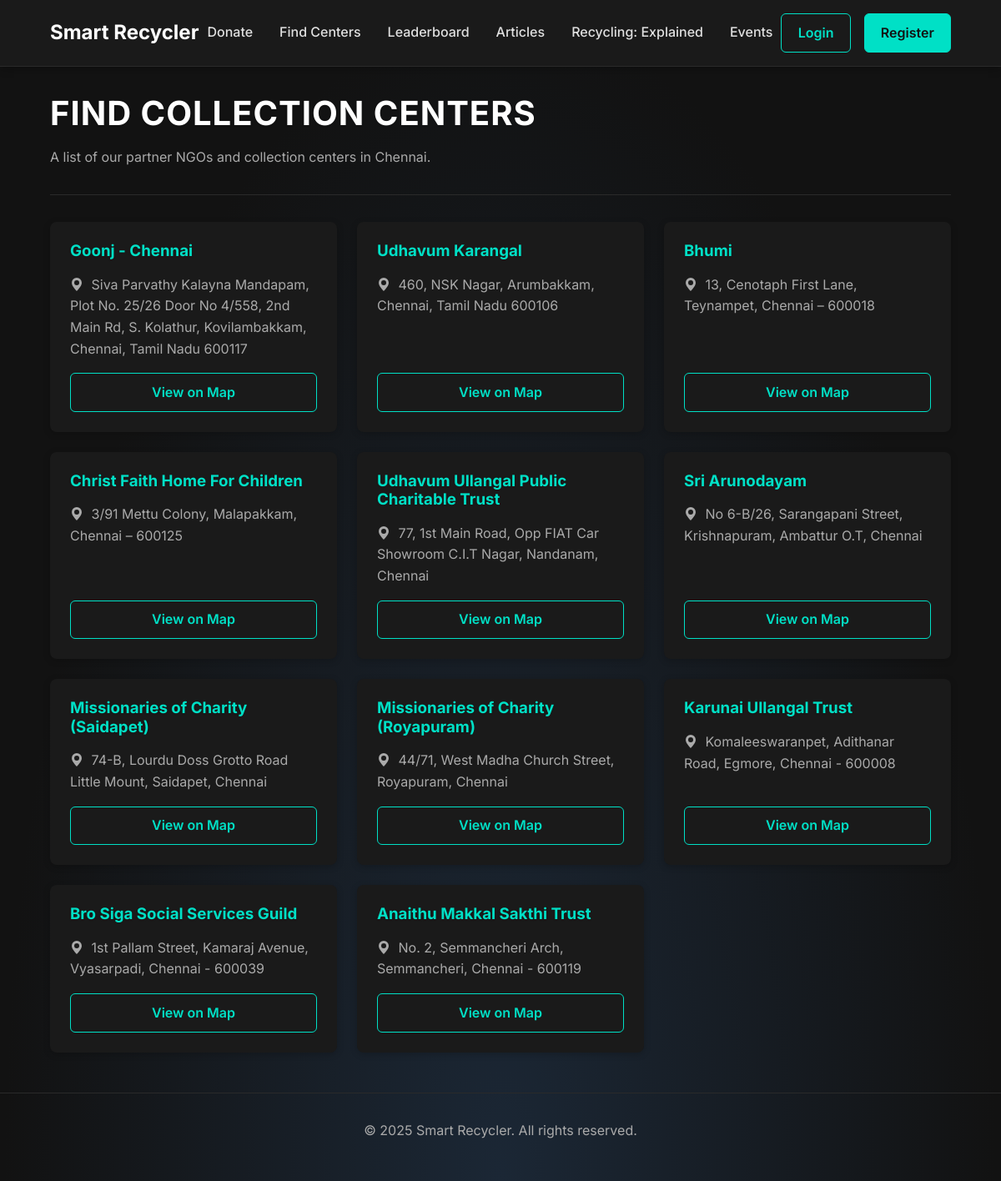
The page /find_ngo on the database its author committed.
### app/models.py (models this page shows, shortened)
class NGO(db.Model):
    id = db.Column(db.Integer, primary_key=True)
    name = db.Column(db.String(150), index=True, nullable=False)
    address = db.Column(db.String(250), nullable=False)
    latitude = db.Column(db.Float) # For mapping
    longitude = db.Column(db.Float) # For mapping
    phone = db.Column(db.String(20), nullable=True)
    donations = db.relationship('Donation', backref='ngo', lazy='dynamic')

### app/routes.py (the view)
@bp.route('/find_ngo')
def find_ngo():
    ngos = NGO.query.all()
    return render_template('find_ngo.html', title='Find Centers', ngos=ngos)

### app/templates/find_ngo.html
{% extends "base.html" %}
{% block content %}
<div class="page-header">
    <h1>Find Collection Centers</h1>
    <p>A list of our partner NGOs and collection centers in Chennai.</p>
</div>
<div class="ngo-card-grid">
    {% if ngos %}
        {% for ngo in ngos %}
        <div class="ngo-card">
            <h3>{{ ngo.name }}</h3>
            <p class="ngo-address">
                <svg xmlns="http://www.w3.org/2000/svg" width="16" height="16" fill="currentColor" class="bi bi-geo-alt-fill" viewBox="0 0 16 16" style="vertical-align: -0.125em; margin-right: 5px; color: var(--text-secondary);">
                    <path d="M8 16s6-5.686 6-10A6 6 0 0 0 2 6c0 4.314 6 10 6 10zm0-7a3 3 0 1 1 0-6 3 3 0 0 1 0 6z"/>
                </svg>
                {{ ngo.address }}
            </p>
            <a href="https://www.google.com/maps/search/?api=1&query={{ ngo.latitude }},{{ ngo.longitude }}" class="ngo-map-link" target="_blank" rel="noopener noreferrer">
                View on Map
            </a>
        </div>
        {% endfor %}
    {% else %}
        <p>No collection centers have been added yet. Please check back soon!</p>
    {% endif %}
</div>
{% endblock %}

### app/static/css/style.css (style rules this page uses)
:root { --dark-bg: #121212; --card-bg: #1a1a1a; --border-color: #2a2a2a; --text-light: #e0e0e0; --text-secondary: #aaaaaa; --accent-primary: #00e0c6; --accent-secondary: #00aaff; --font-sans: 'Inter', sans-serif; }
* { box-sizing: border-box; margin: 0; padding: 0; }
html { width: 100%; }
body { font-family: var(--font-sans); background: radial-gradient(ellipse at bottom, #1b2735 0%, #121212 70%); color: var(--text-light); line-height: 1.6; min-height: 100vh; }
h1, h2, h3, h4, h5, h6 { color: #ffffff; line-height: 1.2; margin-bottom: 1rem; text-shadow: 0 1px 3px rgba(0,0,0,0.1); }
p { margin-bottom: 1rem; color: var(--text-secondary); }
a { color: var(--accent-primary); text-decoration: none; transition: all 0.2s ease; }
.page-header { border-bottom: 1px solid var(--border-color); padding-bottom: 1rem; margin-bottom: 2rem; }
.page-header h1 { font-size: 2.5rem; font-weight: 700; text-transform: uppercase; letter-spacing: 1px; }
.hero::before, .hero::after, .form-container::before, .form-container::after, { content: ''; position: absolute; width: 30px; height: 30px; border-color: var(--accent-primary); border-style: solid; }
.hero::before, .form-container::before, .ngo-card::before { top: -5px; left: -5px; border-width: 4px 0 0 4px; }
.hero::after, .form-container::after, .ngo-card::after { bottom: -5px; right: -5px; border-width: 0 4px 4px 0; }
.ngo-card-grid { display: grid; grid-template-columns: repeat(3, 1fr); gap: 1.5rem; }
.ngo-card { background: var(--card-bg); border: none; border-radius: 8px; padding: 1.5rem; display: flex; flex-direction: column; box-shadow: 0 2px 8px rgba(0,0,0,0.2); position: relative; transition: all 0.2s ease; }
.ngo-card h3 { color: var(--accent-primary); margin-top: 0; }
.ngo-address { color: var(--text-secondary); margin-bottom: 1rem; flex-grow: 1; }
.ngo-map-link { display: inline-block; padding: 0.6rem 1.2rem; border-radius: 6px; font-weight: 600; text-align: center; transition: all 0.2s ease; background-color: transparent; color: var(--accent-primary); border: 1px solid var(--accent-primary); margin-top: auto; }

### rows shown on the page
NGO: name "Goonj - Chennai", address "Siva Parvathy Kalayna Mandapam, Plot No. 25/26 Door No 4/558, 2nd Main Rd, S. Kolathur, Kovilambakkam, Chennai, Tamil Nadu 600117"
NGO: name "Udhavum Karangal", address "460, NSK Nagar, Arumbakkam, Chennai, Tamil Nadu 600106"
NGO: name "Bhumi", address "13, Cenotaph First Lane, Teynampet, Chennai – 600018"
NGO: name "Christ Faith Home For Children", address "3/91 Mettu Colony, Malapakkam, Chennai – 600125"
NGO: name "Udhavum Ullangal Public Charitable Trust", address "77, 1st Main Road, Opp FIAT Car Showroom C.I.T Nagar, Nandanam, Chennai"
NGO: name "Sri Arunodayam", address "No 6-B/26, Sarangapani Street, Krishnapuram, Ambattur O.T, Chennai"
NGO: name "Missionaries of Charity (Saidapet)", address "74-B, Lourdu Doss Grotto Road Little Mount, Saidapet, Chennai"
NGO: name "Missionaries of Charity (Royapuram)", address "44/71, West Madha Church Street, Royapuram, Chennai"
NGO: name "Karunai Ullangal Trust", address "Komaleeswaranpet, Adithanar Road, Egmore, Chennai - 600008"
NGO: name "Bro Siga Social Services Guild", address "1st Pallam Street, Kamaraj Avenue, Vyasarpadi, Chennai - 600039"
NGO: name "Anaithu Makkal Sakthi Trust", address "No. 2, Semmancheri Arch, Semmancheri, Chennai - 600119"
